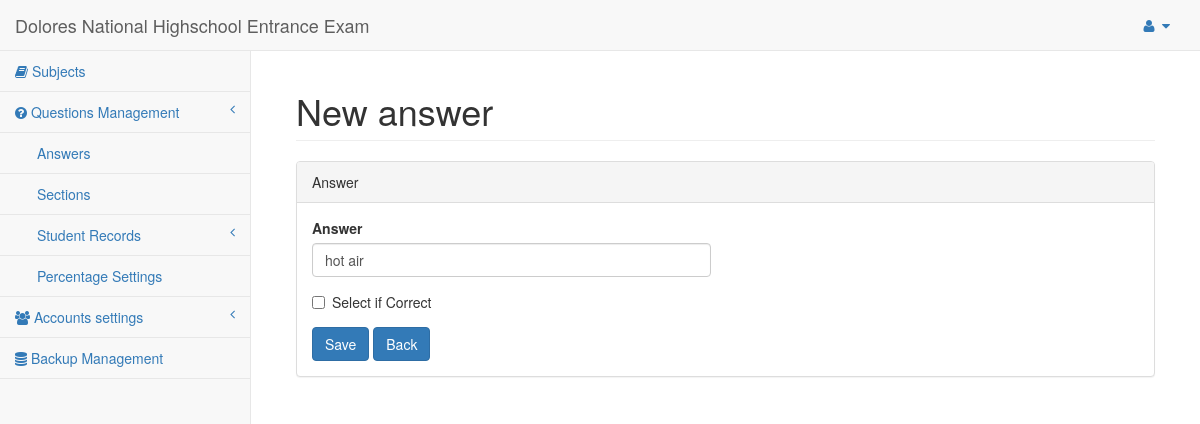
The app's page /forms/edit_answer_form.php?answer=1, older data.
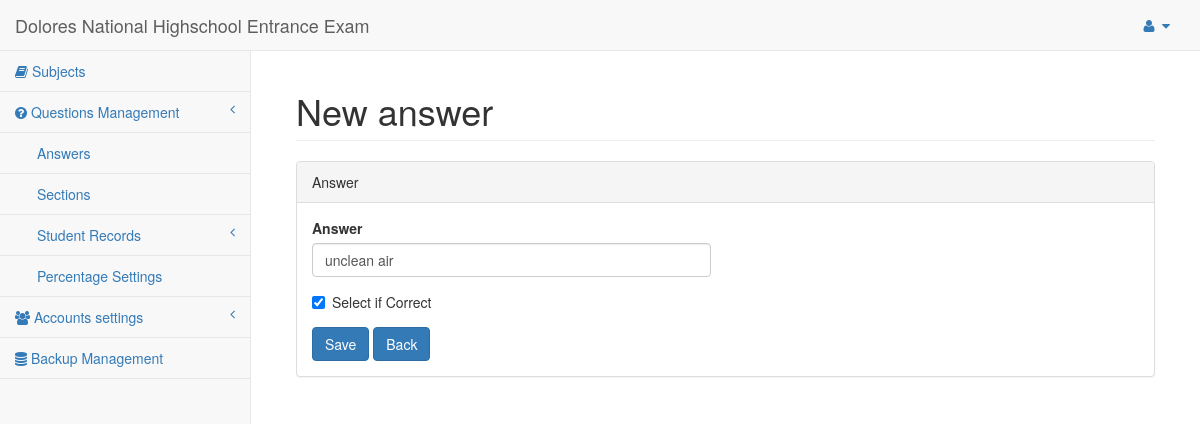
The same page, newer data.
### tables this page shows
CREATE TABLE IF NOT EXISTS `answers` (
  `id` int(11) NOT NULL auto_increment,
  `question_id` int(11) NOT NULL,
  `text` varchar(500) NOT NULL,
  `image_url` varchar(1000) NOT NULL,
  `correct` enum('1','0') NOT NULL default '0',
  PRIMARY KEY  (`id`)
);

### forms/edit_answer_form.php (the view, shortened to what this page needs)
<?php session_start();
$result = mysql_query("SELECT * FROM answers WHERE id = '".$_GET['answer']."'") or die("Error: ". mysql_error());
$row = mysql_fetch_array($result);
?>
<!DOCTYPE html>
<html lang="en">
<head>
    <link href="../bower_components/bootstrap/dist/css/bootstrap.min.css" rel="stylesheet">
    <link href="../bower_components/metisMenu/dist/metisMenu.min.css" rel="stylesheet">
    <link href="../dist/css/sb-admin-2.css" rel="stylesheet">
    <link href="../bower_components/font-awesome/css/font-awesome.min.css" rel="stylesheet" type="text/css">
</head>
<body>
    <div id="wrapper">
        <?php require_once('../pages/navigation.php'); ?>
        <div id="page-wrapper">
            <div class="container-fluid">
                <div class="row">
                    <div class="col-lg-12">
                        <h1 class="page-header">New answer</h1>
                    </div>
                </div>
                <div class="row">
                    <div class="col-lg-12">
                        <div class="panel panel-default">
                            <div class="panel-heading">
                              Answer
                            </div>
                            <div class="panel-body">
                                <div class="row">
                                    <div class="col-lg-6">
                                        <form method="post" action="edit_answer_form.php" role="form">
                                            <div class="form-group">
                                                <label>Answer </label>
                                                <input name="text" type="text" class="form-control" placeholder="text" value="<?php echo $row['text']; ?>" required>
                                            </div>
                                            <div class="form-group">
                                                <div class="checkbox">
                                                    <label>
                                                        <input name="correct" type="checkbox" value="1" <?php echo $row['correct'] == 1 ? 'checked' : ''; ?>> Select if Correct
                                                    </label>
                                                </div>
                                            </div>
                                            <input type="submit" name="submit" value="Save" class="btn btn-primary">
                                            <a class="btn btn-primary" href="../pages/answers.php">Back </a>
                                        </form>
                                    </div>
                                </div>
                            </div>
                        </div>
                    </div>
                </div>
            </div>
        </div>
    </div>
</body>
</html>

Row changes from the older to the newer data that the page shows:
changed answers: text "hot air" → "unclean air"; correct "☐" → "☑"
